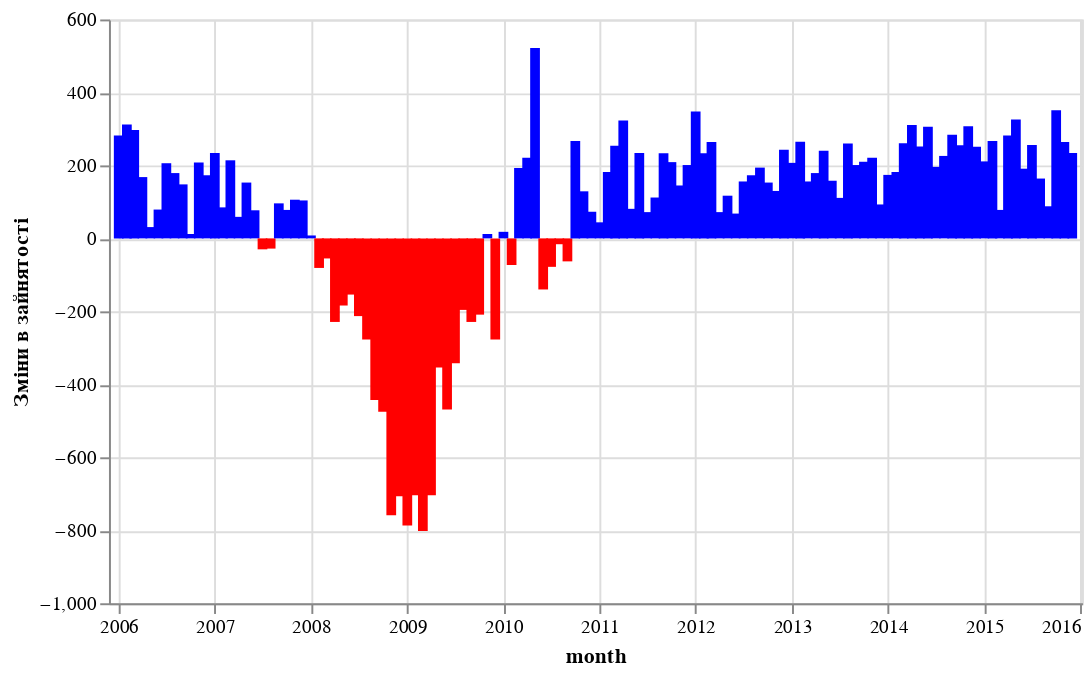

Source (notebook cell):
### Code cell
# 3. Побудуйте гістограму із від'ємними значеннями на основі даних про зміни в зайнятості в США (data.us_employment()) за допомогою бібліотеки Altair. 
from vega_datasets import data
df = data.us_employment()
data = pd.DataFrame(df)
chart = alt.Chart(data).mark_bar().encode(
    x='month:T',
    y=alt.Y('nonfarm_change:Q', axis=alt.Axis(title='Зміни в зайнятості')),
    color=alt.condition(
        alt.datum.nonfarm_change < 0,
        alt.value('red'),  
        alt.value('blue')  
    )
).properties(width=500)
chart
